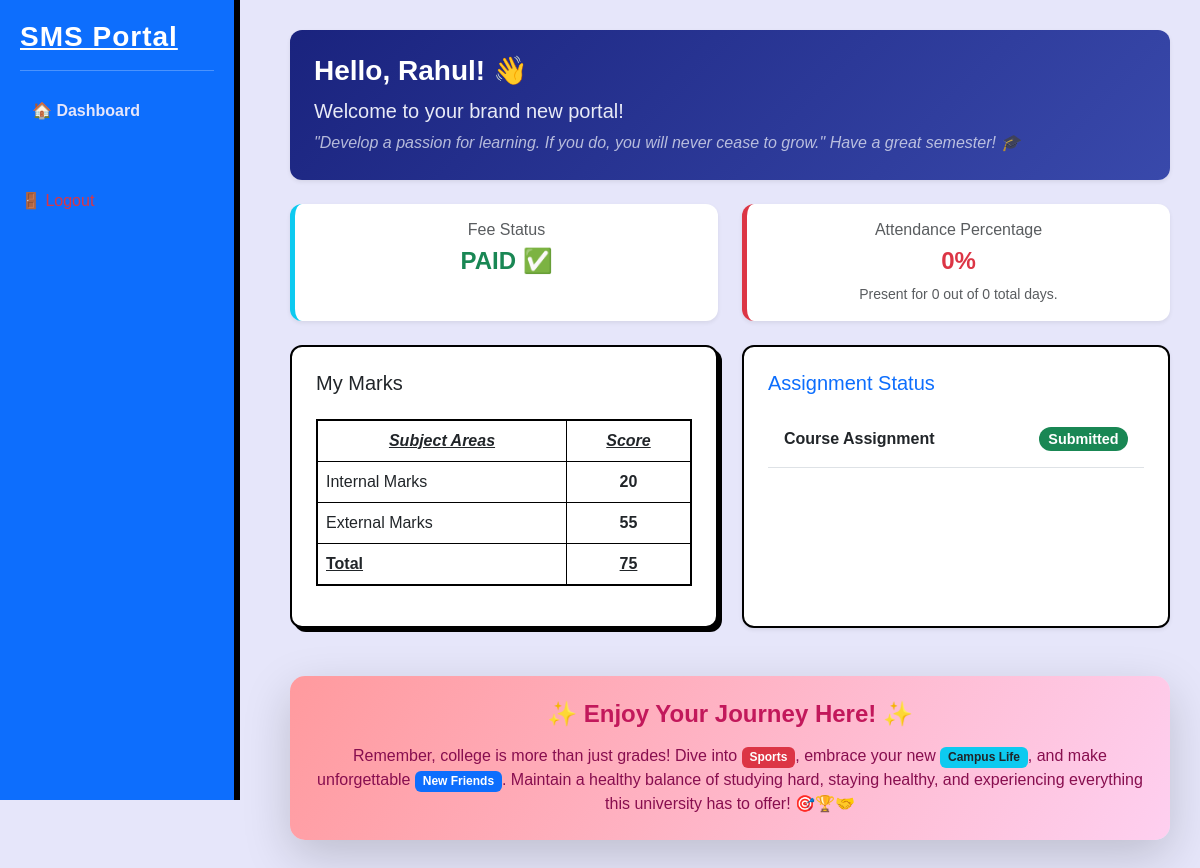
The page /dashboard/ (signed in) on the database its author committed.
### students/models.py (models this page shows, shortened)
class StudentProfile(models.Model):
    user = models.OneToOneField(User, on_delete=models.CASCADE)
    assigned_class = models.ForeignKey(StudentClass, on_delete=models.SET_NULL, null=True, blank=True)
    roll_number = models.CharField(max_length=20)
    department = models.CharField(max_length=50)
    fees_paid = models.BooleanField(default=False)

class Mark(models.Model):
    student = models.ForeignKey(StudentProfile, on_delete=models.CASCADE)
    internal_marks = models.IntegerField(default=0, null=True, blank=True)
    external_marks = models.IntegerField(default=0, null=True, blank=True)

class Assignment(models.Model):
    student = models.ForeignKey(StudentProfile, on_delete=models.CASCADE)
    is_submitted = models.BooleanField(default=False)

### students/views.py (the view, shortened to what this page needs)
# urls.py: path('dashboard/', views.dashboard, name='dashboard'),
@login_required
def dashboard(request):
    user = request.user
    today = date.today()
    is_teacher = user.groups.filter(name='Teacher').exists() or user.username.startswith('teacher')
    try:
        student_profile = StudentProfile.objects.get(user=user)
        marks = Mark.objects.filter(student=student_profile).first()
        assignments = Assignment.objects.filter(student=student_profile)
        all_attendance = Attendance.objects.filter(student=student_profile)
        total_days = all_attendance.count()
        present_days = all_attendance.filter(status=True).count()
        attendance_percentage = int((present_days / total_days) * 100) if total_days > 0 else 0
        context = {
            'profile': student_profile,
            'marks': marks,
            'assignments': assignments,
            'total_days': total_days,
            'present_days': present_days,
            'attendance_percentage': attendance_percentage
        }
        return render(request, 'student_dashboard.html', context)
    except StudentProfile.DoesNotExist:
        return render(request, 'login.html', {'error': 'Profile not found!'})

### students/templates/student_dashboard.html (shortened to what this page needs)
{% extends 'base.html' %}
{% block content %}
<div class="row mb-4">
    <div class="col-12">
        <div class="card text-white shadow-sm border-0" style="background: linear-gradient(135deg, #1a237e 0%, #3949ab 100%); border-radius: 12px;">
            <div class="card-body p-4">
                <h3 class="fw-bold mb-2">Hello, {{ profile.user.username|title }}! 👋</h3>
                {% if attendance_percentage >= 75 %}
                <p class="mb-0 fs-5" style="color: #e8eaf6;">
                    Fantastic job maintaining a stellar <strong>{{ attendance_percentage }}%</strong> attendance! 🌟<br>
                    <em class="fs-6 opacity-75">"Education is the passport to the future, for tomorrow belongs to those who prepare for it today." Keep up the incredible momentum! 🚀</em>
                </p>
                {% else %}
                <p class="mb-0 fs-5" style="color: #e8eaf6;">
                    Welcome to your brand new portal!<br>
                    <em class="fs-6 opacity-75">"Develop a passion for learning. If you do, you will never cease to grow." Have a great semester! 🎓</em>
                </p>
                {% endif %}
            </div>
        </div>
    </div>
</div>
<div class="row g-4 mb-4">
    <div class="col-md-6">
        <div class="card p-3 text-center h-100 shadow-sm border-0 border-start border-5 border-info">
            <h6 class="text-muted">Fee Status</h6>
            {% if profile.fees_paid %}
            <h4 class="text-success fw-bold">PAID ✅</h4>
            {% else %}
            <h4 class="text-danger fw-bold">PENDING ⚠️</h4>
            {% endif %}
        </div>
    </div>
    <div class="col-md-6">
        <div class="card p-3 text-center h-100 shadow-sm border-0 border-start border-5 {% if attendance_percentage >= 75 %}border-success{% else %}border-danger{% endif %}">
            <h6 class="text-muted">Attendance Percentage</h6>
            <h4 class="fw-bold {% if attendance_percentage >= 75 %}text-success{% else %}text-danger{% endif %}">
                {{ attendance_percentage }}%
            </h4>
            <small class="text-muted">Present for {{ present_days }} out of {{ total_days }} total days.</small>
        </div>
    </div>
</div>
<div class="row g-4">
    <div class="col-md-6">
        <div class="card p-4">
            <h5>My Marks</h5>
            <table class="table table-bordered text-center mt-3" style="border: 2px solid #000;">
                <thead style="background-color: #000; color: #fff;">
                    <tr>
                        <th><u><em>Subject Areas</em></u></th>
                        <th><u><em>Score</em></u></th>
                    </tr>
                </thead>
                <tbody>
                    <tr>
                        <td class="text-start">Internal Marks</td>
                        <td class="fw-bold">{{ marks.internal_marks|default:"0" }}</td>
                    </tr>
                    <tr>
                        <td class="text-start">External Marks</td>
                        <td class="fw-bold">{{ marks.external_marks|default:"0" }}</td>
                    </tr>
                    <tr style="background-color: #e6e6fa;">
                        <td class="text-start"><strong><u>Total</u></strong></td>
                        <td><strong><u>{{ marks.internal_marks|default:0|add:marks.external_marks|default:0 }}</u></strong></td>
                    </tr>
                </tbody>
            </table>
        </div>
    </div>
    <div class="col-md-6">
        <div class="card p-4 h-100 shadow-sm">
            <h5 class="mb-3 text-primary">Assignment Status</h5>
            {% for a in assignments %}
            <div class="d-flex justify-content-between border-bottom p-3 align-items-center">
                <span class="fw-bold">Course Assignment</span>
                <span class="badge rounded-pill {% if a.is_submitted %}bg-success{% else %}bg-warning text-dark{% endif %}" style="font-size: 0.9rem;">
                    {% if a.is_submitted %}Submitted{% else %}Pending{% endif %}
                </span>
            </div>
            {% empty %}
            <div class="p-3 text-muted text-center">No assignments recorded.</div>
            {% endfor %}
        </div>
    </div>
</div>
<div class="row mt-5">
    <div class="col-12">
        <div class="card shadow-lg border-0" style="background: linear-gradient(120deg, #ff9a9e 0%, #fecfef 99%, #fecfef 100%); border-radius: 15px;">
            <div class="card-body p-4 text-center">
                <h4 class="fw-bold" style="color: #c2185b;">✨ Enjoy Your Journey Here! ✨</h4>
                <p class="fs-6 mt-3 mb-0" style="color: #880e4f; font-weight: 500;">
                    Remember, college is more than just grades! Dive into <span class="badge bg-danger">Sports</span>, embrace your new <span class="badge bg-info text-dark">Campus Life</span>, and make unforgettable <span class="badge bg-primary">New Friends</span>. Maintain a healthy balance of studying hard, staying healthy, and experiencing everything this university has to offer! 🎯🏆🤝
                </p>
            </div>
        </div>
    </div>
</div>
{% endblock %}

### students/templates/base.html (style rules this page uses)
body { background: #e6e6fa; font-family: sans-serif; color: #000; }
.card { border: 2px solid #000; border-radius: 12px; box-shadow: 4px 4px 0px #000; }

### rows shown on the page
StudentProfile: user.username "Rahul"
Mark: internal_marks "20", external_marks "55", internal_marks|add "75"
Assignment: is_submitted "Submitted"

### other values the page prints
{{ attendance_percentage }} "0"
{{ present_days }} "0"
{{ total_days }} "0"
